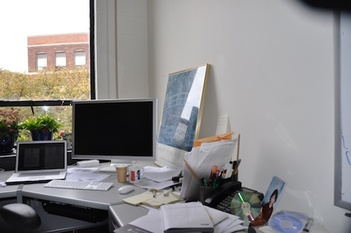
%> input picture DanaOffice/DSC_0308.JPG, 351 x 233 px, shrunk from 512 x 340 before the run; its folder holds only this picture in this run
$ octave extra_credit.m   (GNU Octave 9; MATLAB toolbox functions it lacks are replaced by stand-ins)
%> lines starting %> are read from the running program, lines starting %| are printed output that depends on the picture
% Extra Credit
close all; clc;clear;
Folder = 'DanaOffice';
office = imageDatastore(fullfile(pwd,Folder));
image_dana = double(mat2gray(rgb2gray(readimage(office,1))));
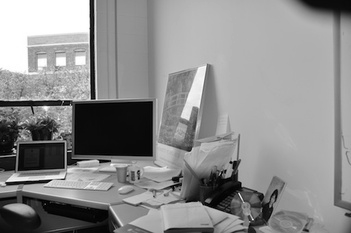
%> image_dana: size 233x351 double; min 0, max 1, mean 0.551
image_dog = double(mat2gray(rgb2gray(imread('dog_surfboard.jpg'))));
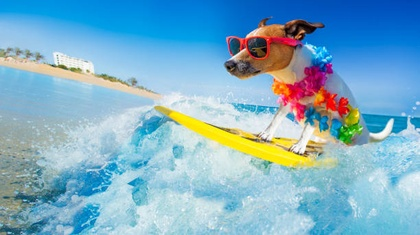
%> input picture dog_surfboard.jpg, 420 x 235 px, shrunk from 612 x 343 before the run
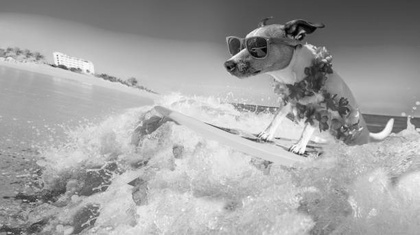
%> image_dog: size 235x420 double; min 0, max 1, mean 0.639

% collect mouse clicks
figure(1);
imshow(image_dana);
fprintf("select the corners of the computer screen in the order top left, top right, bottom right, bottom left");
%> (the run ends here)
